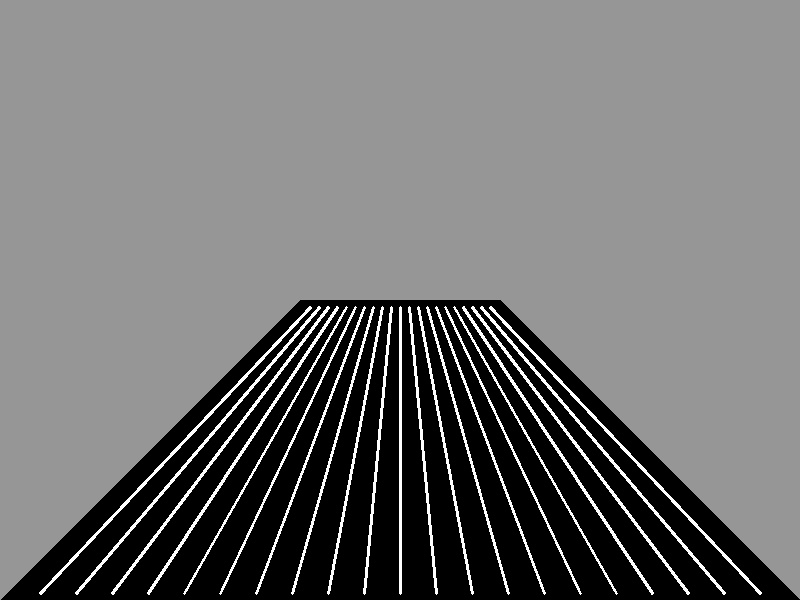
#> input picture Computer_Vision_for_Autonomous_Robot_Navigation/user_task/materials/vertical_marking.jpg, 800 x 600 px, found by its file name
$ python mix_two_fotos.py
#> lines starting #> are read from the running program, lines starting #| are printed output that depends on the picture; after the words box and inside, x2 and y2 are one past the last pixel; in counts of white or black regions, pixels touching at a corner belong together
import cv2
import numpy as np

def transfer_white_pixels_mask(source_img, target_img, threshold=200):
    """
    Переносит белые пиксели используя маски numpy
    """
    # Преобразуем в оттенки серого
    if len(source_img.shape) == 3:
        source_gray = cv2.cvtColor(source_img, cv2.COLOR_BGR2GRAY)
    else:
        source_gray = source_img.copy()

    result = target_img.copy()

    # Создаем маску белых пикселей
    white_mask = source_gray >= threshold

    # Применяем маску
    if len(result.shape) == 3:  # Цветное изображение
        result[white_mask] = [255, 255, 255]
    else:  # Градации серого
        result[white_mask] = 255

    return result


# Пример использования
if __name__ == "__main__":
    # Загружаем изображения
    source = cv2.imread('Computer_Vision_for_Autonomous_Robot_Navigation/user_task/materials/vertical_marking.jpg')
#> source is the input picture: shape (600, 800, 3); min 0, max 255, mean 114
    target = cv2.imread('Computer_Vision_for_Autonomous_Robot_Navigation/user_task/materials/horizontal_marking.jpg')
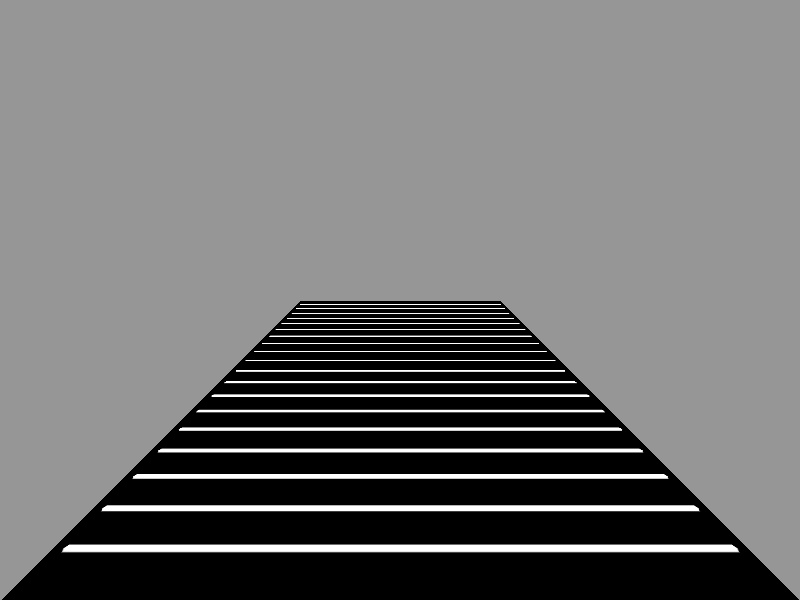
#> input picture Computer_Vision_for_Autonomous_Robot_Navigation/user_task/materials/horizontal_marking.jpg, 800 x 600 px, found by its file name
#> target is the input picture: shape (600, 800, 3); min 0, max 255, mean 114.3

    # Убеждаемся, что размеры совпадают
    if source.shape != target.shape:
        target = cv2.resize(target, (source.shape[1], source.shape[0]))

    # Переносим белые пиксели
    result = transfer_white_pixels_mask(source, target)
#> in transfer_white_pixels_mask, `white_mask = source_gray >= threshold`:
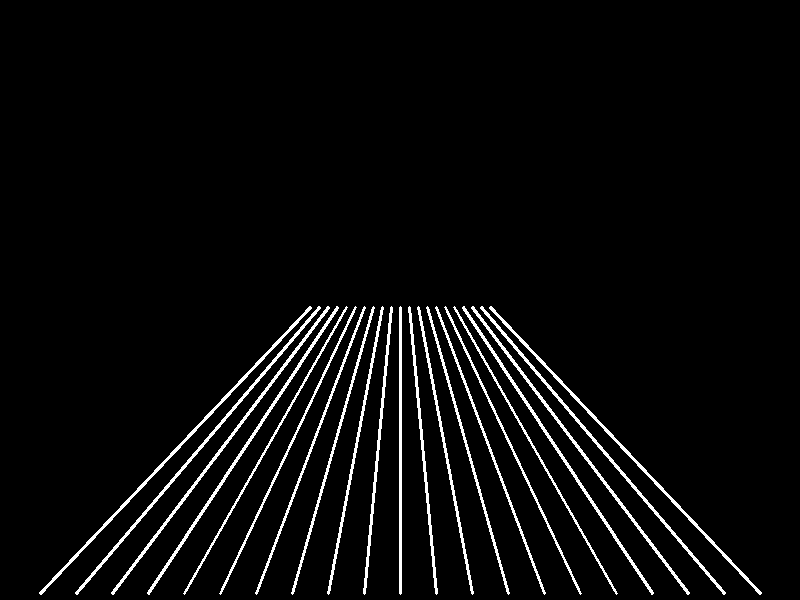
#> white_mask: shape (600, 800) bool; 4.3% white in thin lines or dots, all inside (x1, y1, x2, y2) = (39, 306, 762, 595)
#> in transfer_white_pixels_mask, `result[white_mask] = [255, 255, 255]`:
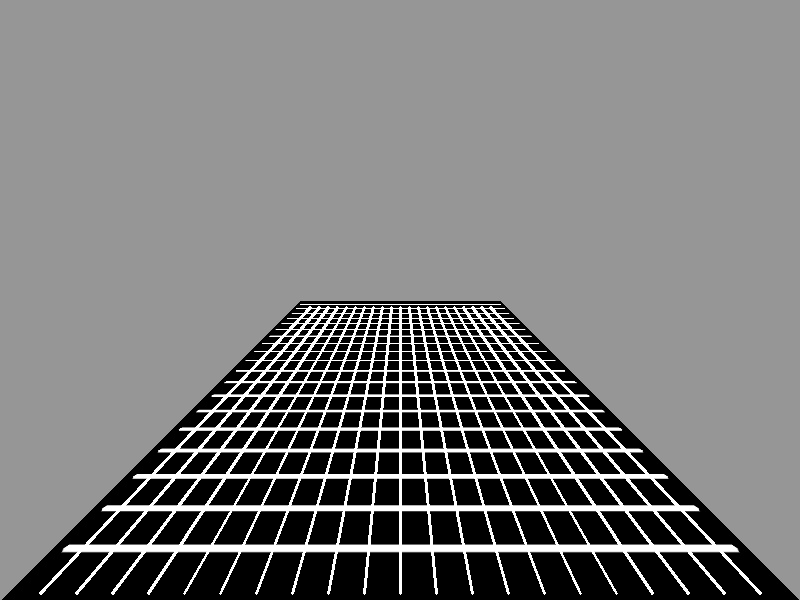
#> result: shape (600, 800, 3); 3.81% of pixels changed, all inside (x1, y1, x2, y2) = (39, 306, 762, 595)

    # Сохраняем результат
    cv2.imwrite( "Computer_Vision_for_Autonomous_Robot_Navigation/user_task/"+'result.jpg', result)

    # Показываем результат
    cv2.imshow('Source', source)
    cv2.imshow('Target', target)
    cv2.imshow('Result', result)
    cv2.waitKey(0)
    cv2.destroyAllWindows()
